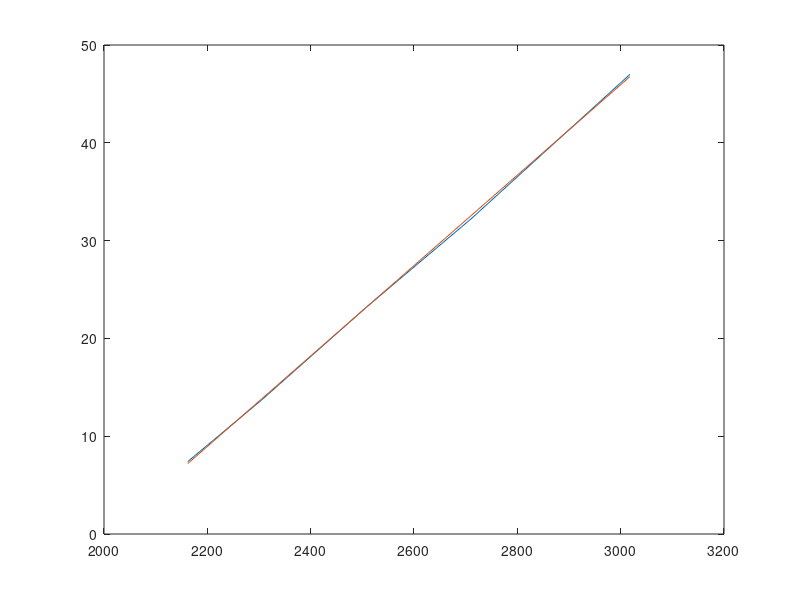

MATLAB code to generate this figure:
%% All the data come from Calibration_matlab

V1 =  transpose([23.2, 13.7, 7.4, 47, 32.2]);
ADC2_CH1 = [ones(5, 1) transpose([2508, 2305, 2162, 3018, 2710]) ];

Y = [23.2, 13.7, 7.4, 47, 32.2];
Ys = sort(Y);
X = [2508, 2305, 2162, 3018, 2710];
Xs = sort(X);

V2 =  transpose([23.2, 13.7, 7.4, 47, 32.2]);
ADC2_CH2 = [ones(5, 1) transpose([2521, 2315, 2173, 3034, 2753.5]) ];

% Vh = [ones(,) transpose([51.7])];
% ADC2_CH3 = transpose([147]);

I1 =  [ones(4,1) transpose([0, 0.5, 1, 2]) / 2 ];
ADC1_CH6 =  transpose([1.016, 1.026, 1.036, 1.058]) ;

I2 =  [ones(4,1) transpose([0, 0.5, 1, 2]) / 2];
ADC1_CH7 = transpose([1.025, 1.035, 1.043, 1.063]) ;

Ih =  transpose([0, 0.52, 1.47, 1.9]);
ADC1_CH8 = [ones(4, 1) transpose([1781, 1812, 1863, 1888]) ];

% Linear regression
Coef1 = ADC2_CH1\V1;
Coef2 = ADC2_CH2\V2;

% Polynomial regression
p2 = polyfit(Xs, Ys, 2);
p3 = polyfit(Xs, Ys, 3);



% Coef3 = ADC2_CH3\Vh;
Coef4 = I1\ADC1_CH6;
Coef5 = I2\ADC1_CH7;
Coef6 = ADC1_CH8\Ih;

V1_gain = Coef1(2)
V1_offset = Coef1(1)

V2_gain = Coef2(2);
V2_offset = Coef2(1);

Vh_gain = 0;
Vh_offset = 0;

I1_gain = Coef4(2);
I1_offset = Coef4(1);

I2_gain = Coef5(2);
I2_offset = Coef5(1);

Ih_gain = Coef6(2);
Ih_offset = Coef6(1);

Z = Xs * V1_gain + V1_offset * ones(1, 5);
Yp2 = polyval(p2, Xs);
Yp3 = polyval(p3, Xs);
plot(Xs,Ys, Xs, Z)

%fprintf("V1 centré sur");
V1_offset/V1_gain;
%fprintf("V2 centré sur");
V2_offset/V2_gain;

V1min = V1_offset;
V1max = V1_offset + 4096 * V1_gain;
V2min = V2_offset;
V2max = V2_offset + 4096 * V2_gain;

%fprintf("V1 range ; [%d, %d]\n", V1min, V1max);
%fprintf("V2 range ; [%d, %d]\n", V2min, V2max);

%% Other important values

% Sample frequency
fs = 200000;

% Main inductance
L = 47e-6;


